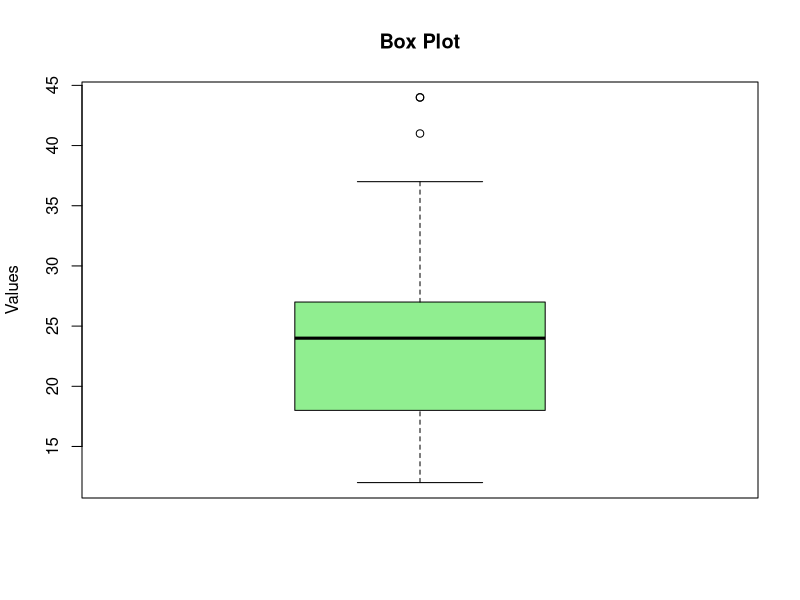
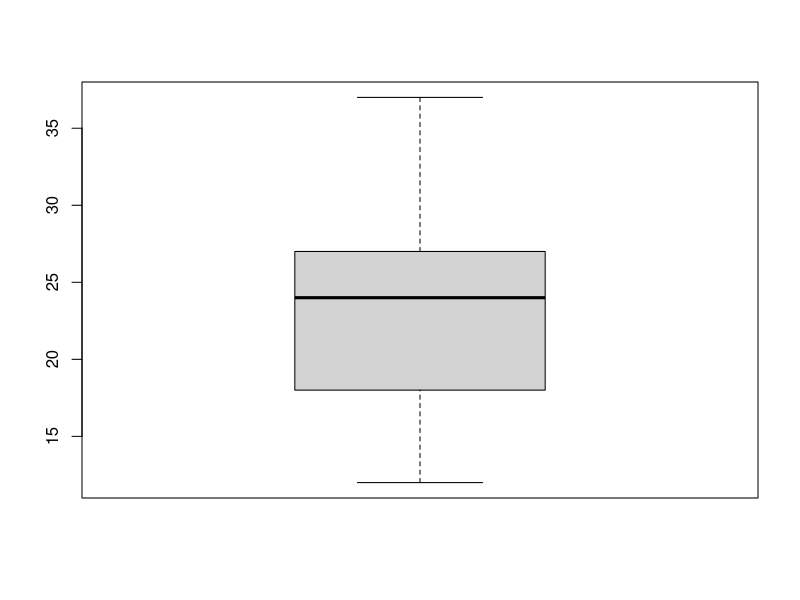

These charts were generated, in order, by the following R code:
#### Box Plot ####

#### Install GG PLOT2 ##### 
install.packages("ggplot2")
library(ggplot2)
at = ggplot2::mpg
at

d1=at$hwy
d1
boxplot(d1, main = "Box Plot", ylab = "Values", col = "lightgreen", border = "black")


####### Remove Outliers #####


#### Showing Outliers what are they ####
boxplot.stats(at$hwy)$out
out=c(44,44,41)
#### Finding Row Number ####
out_1 = which(at$hwy %in% c(out))
out_1

### print that rows data ####
at[out_1,]

## Remove outliers row  from original data and plot graph ###
at_1=at[-c(213, 222 ,223), ]
at_1
boxplot(at_1$hwy)







